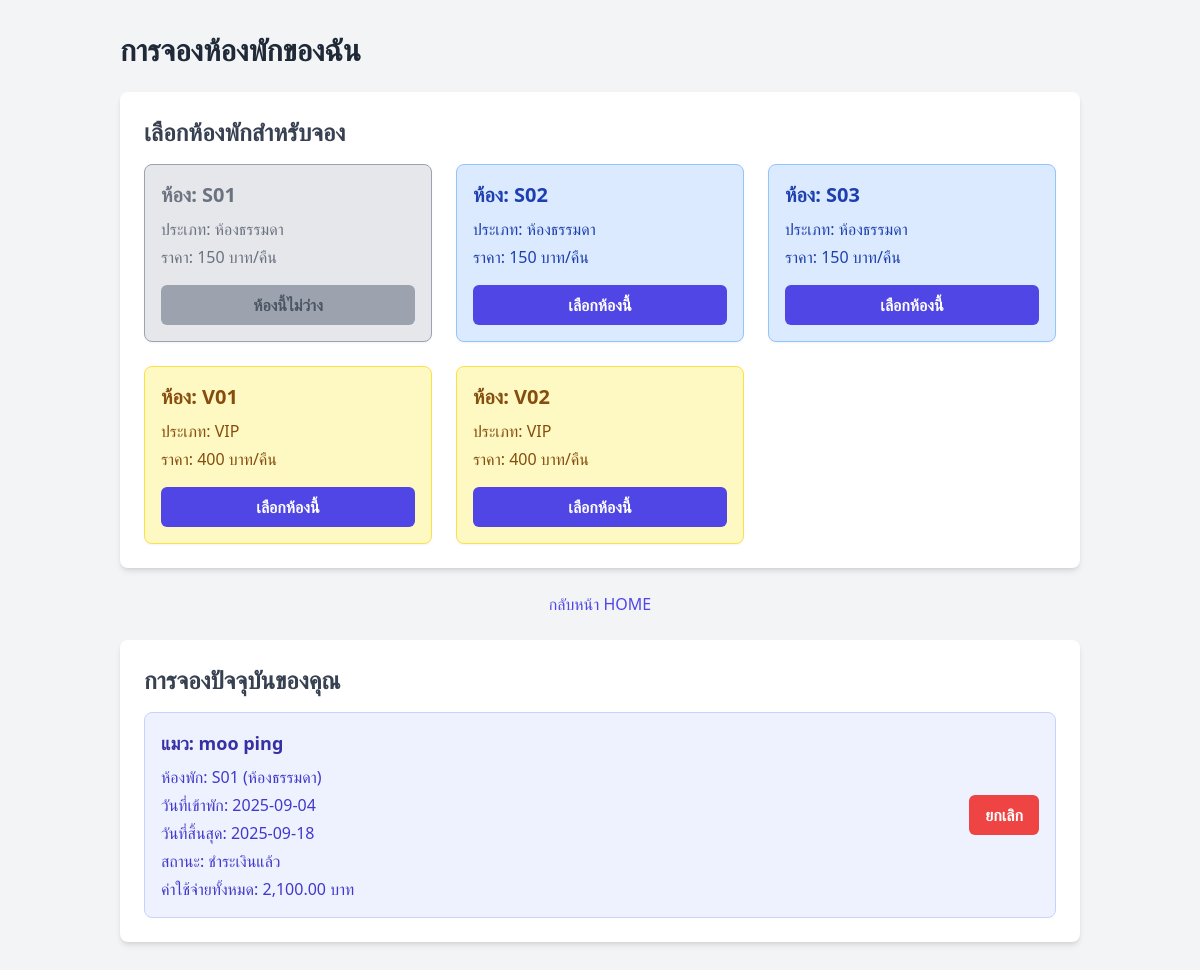
/reservations.php (signed in), run on an earlier commit of the app's database.
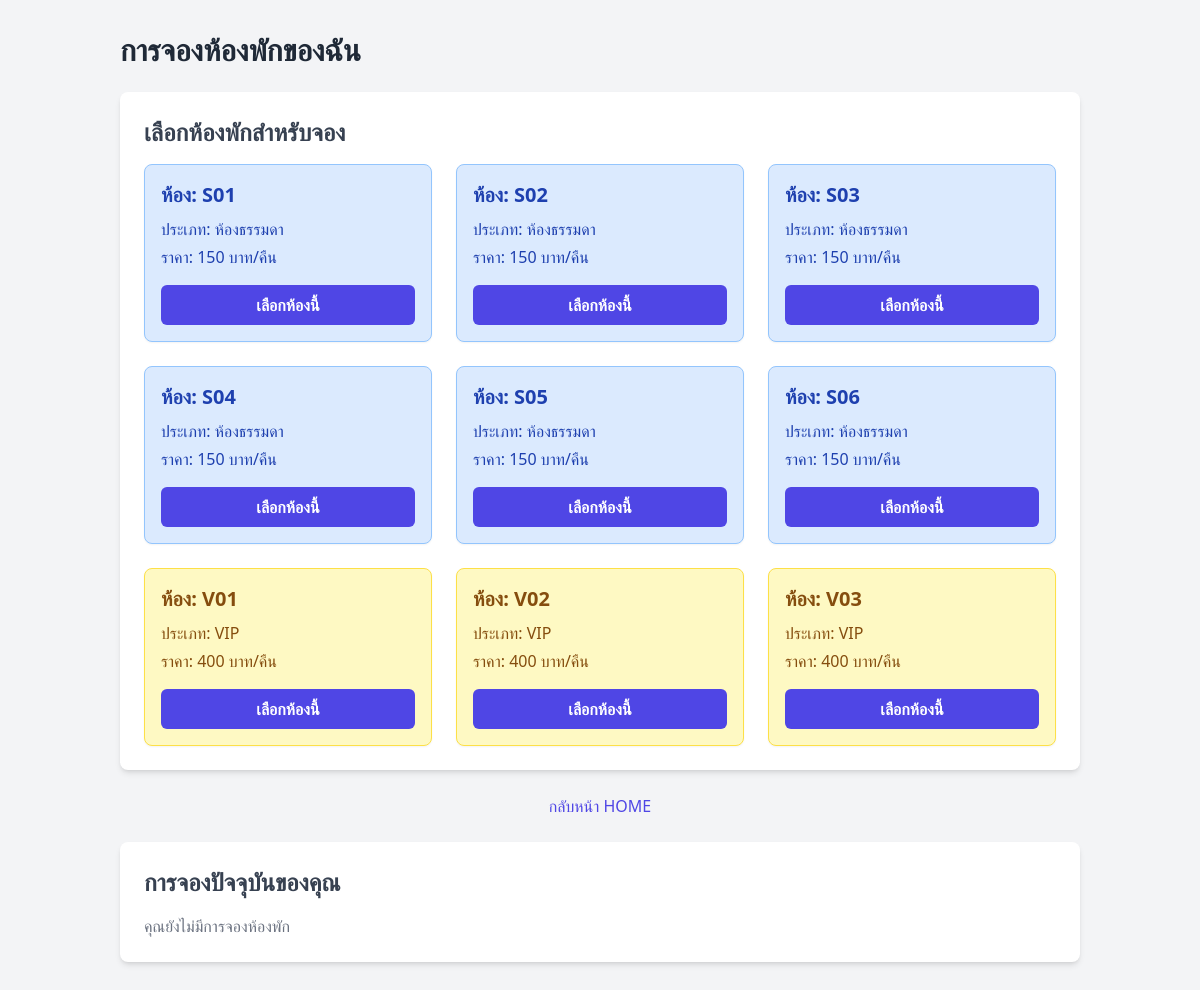
And on a later commit of the database.
### tables this page shows
CREATE TABLE `rooms` (
  `id` int(11) NOT NULL,
  `room_number` varchar(50) NOT NULL,
  `room_type` enum('standard','vip') NOT NULL,
  `status` enum('available','occupied','maintenance') NOT NULL DEFAULT 'available'
);

CREATE TABLE `reservations` (
  `id` int(11) NOT NULL,
  `customer_id` int(11) NOT NULL,
  `cat_id` int(11) NOT NULL,
  `room_id` int(11) NOT NULL,
  `date_from` date NOT NULL,
  `date_to` date NOT NULL,
  `total_cost` decimal(10,2) NOT NULL DEFAULT 0.00,
  `paid` tinyint(1) NOT NULL DEFAULT 0,
  `status` enum('pending','pending_approval','confirmed','cancelled','completed') NOT NULL DEFAULT 'pending',
  `checkin_code` varchar(10) DEFAULT NULL,
  `check_in` tinyint(1) NOT NULL DEFAULT 0,
  `check_out` tinyint(1) NOT NULL DEFAULT 0,
  `customer_name` varchar(255) NOT NULL,
  `cat_name` varchar(255) NOT NULL
);

CREATE TABLE `cats` (
  `id` int(11) NOT NULL,
  `user_id` int(11) NOT NULL,
  `name` varchar(100) NOT NULL,
  `color` varchar(50) DEFAULT NULL,
  `age` int(11) DEFAULT NULL,
  `gender` enum('male','female') NOT NULL
);

### reservations.php (the view, shortened to what this page needs)
<?php
include 'db_connect.php';
$stmt = $conn->prepare("SELECT id FROM users WHERE username=?");
$stmt->bind_param("s", $_SESSION['username']);
$stmt->execute();
$result = $stmt->get_result();
$user = $result->fetch_assoc();
$user_id = $user['id'];
$stmt = $conn->prepare("SELECT id, room_number, room_type, status FROM rooms ORDER BY room_type, room_number");
$stmt->execute();
$rooms = $stmt->get_result()->fetch_all(MYSQLI_ASSOC);
$stmt = $conn->prepare("SELECT r.*, c.name as cat_name, ro.room_number, ro.room_type FROM reservations r JOIN cats c ON r.cat_id = c.id JOIN rooms ro ON r.room_id = ro.id WHERE r.customer_id = ? ORDER BY r.date_from DESC");
$stmt->bind_param("i", $user_id);
$stmt->execute();
$result = $stmt->get_result();
$reservations = $result->fetch_all(MYSQLI_ASSOC);
?>
<!DOCTYPE html>
<html lang="th">
<head>
    <script src="https://cdn.tailwindcss.com"></script>
</head>
<body class="bg-gray-100 font-sans">
    <div class="container mx-auto p-8">
        <main>
            <h2 class="text-3xl font-bold mb-6 text-gray-800">การจองห้องพักของฉัน</h2>
            <div id="room-selection-section" class="bg-white p-6 rounded-lg shadow-md mb-6">
                <h3 class="text-2xl font-semibold mb-4 text-gray-700">เลือกห้องพักสำหรับจอง</h3>
                <div class="grid grid-cols-1 md:grid-cols-2 lg:grid-cols-3 gap-6">
                    <?php foreach ($rooms as $room): ?>
                        <div class="p-4 rounded-lg shadow-sm border
                            <?php
                                if ($room['status'] == 'occupied') {
                                    echo 'bg-gray-200 border-gray-400 text-gray-500';
                                } elseif ($room['room_type'] == 'vip') {
                                    echo 'bg-yellow-100 border-yellow-300 text-yellow-800';
                                } else {
                                    echo 'bg-blue-100 border-blue-300 text-blue-800';
                                }
                            ?>
                        ">
                            <h4 class="text-xl font-semibold">ห้อง: <?php echo htmlspecialchars($room['room_number']); ?></h4>
                            <p class="mt-2">
                                ประเภท: <span class="font-medium"><?php echo htmlspecialchars($room['room_type'] == 'standard' ? 'ห้องธรรมดา' : 'VIP'); ?></span>
                            </p>
                            <p class="mt-1">
                                ราคา: <span class="font-medium"><?php echo htmlspecialchars($room['room_type'] == 'standard' ? '150' : '400'); ?> บาท/คืน</span>
                            </p>
                            <div class="mt-4">
                                <?php if ($room['status'] == 'available'): ?>
                                    <button onclick="selectRoom(<?php echo $room['id']; ?>, '<?php echo $room['room_number']; ?>', '<?php echo $room['room_type']; ?>')" class="block w-full text-center bg-indigo-600 hover:bg-indigo-700 text-white font-bold py-2 px-4 rounded-md transition-colors duration-200">
                                        เลือกห้องนี้
                                    </button>
                                <?php else: ?>
                                    <button class="block w-full text-center bg-gray-400 text-gray-600 font-bold py-2 px-4 rounded-md cursor-not-allowed" disabled>
                                        ห้องนี้ไม่ว่าง
                                    </button>
                                <?php endif; ?>
                            </div>
                        </div>
                    <?php endforeach; ?>
                </div>
            </div>
            <a href="user_index.php" class="block text-center mt-6 text-indigo-600 hover:underline">
                กลับหน้า HOME
            </a>
            <div id="current-reservations" class="bg-white p-6 rounded-lg shadow-md mt-6">
                <h3 class="text-2xl font-semibold mb-4 text-gray-700">การจองปัจจุบันของคุณ</h3>
                <?php if (count($reservations) > 0): ?>
                    <div class="space-y-4">
                        <?php foreach($reservations as $res): ?>
                            <div class="p-4 bg-indigo-50 rounded-lg border border-indigo-200 flex justify-between items-center">
                                <div>
                                    <h5 class="text-lg font-semibold text-indigo-800 mb-2">แมว: <?php echo htmlspecialchars($res['cat_name']); ?></h5>
                                    <ul class="text-indigo-700 space-y-1">
                                        <li><span class="font-medium">ห้องพัก:</span> <?php echo htmlspecialchars($res['room_number']); ?> (<?php echo htmlspecialchars($res['room_type'] == 'standard' ? 'ห้องธรรมดา' : 'VIP'); ?>)</li>
                                        <li><span class="font-medium">วันที่เข้าพัก:</span> <?php echo htmlspecialchars($res['date_from']); ?></li>
                                        <li><span class="font-medium">วันที่สิ้นสุด:</span> <?php echo htmlspecialchars($res['date_to']); ?></li>
                                        <li><span class="font-medium">สถานะ:</span> <?php echo $res['paid'] ? 'ชำระเงินแล้ว' : 'ยังไม่ได้ชำระ'; ?></li>
                                        <li><span class="font-medium">ค่าใช้จ่ายทั้งหมด:</span> <?php echo number_format($res['total_cost'], 2); ?> บาท</li>
                                    </ul>
                                </div>
                                <form method="POST" onsubmit="return confirm('คุณแน่ใจหรือไม่ว่าต้องการยกเลิกการจองนี้?');">
                                    <button type="submit" class="bg-red-500 hover:bg-red-600 text-white font-bold py-2 px-4 rounded-md transition-colors duration-200">
                                        ยกเลิก
                                    </button>
                                </form>
                            </div>
                        <?php endforeach; ?>
                    </div>
                <?php else: ?>
                    <p class="text-gray-500">คุณยังไม่มีการจองห้องพัก</p>
                <?php endif; ?>
            </div>
        </main>
    </div>
</body>
</html>

### reservations.php (style rules this page uses)
body { font-family: 'Inter', sans-serif; background-color: #f3f4f6; }

What changed in the data, as far as the page shows it:
removed reservations: cat.name "moo ping", room.room_number "S01", room.room_type "ห้องธรรมดา", date_from "2025-09-04", date_to "2025-09-18", paid "ชำระเงินแล้ว", total_cost "2,100.00"
changed rooms (number 1 of 9 on the later page): status "ห้องนี้ไม่ว่าง" → "เลือกห้องนี้"
added rooms: room_number "S04", room_type "ห้องธรรมดา", room_type "150"
added rooms: room_number "S05", room_type "ห้องธรรมดา", room_type "150"
added rooms: room_number "S06", room_type "ห้องธรรมดา", room_type "150"
added rooms: room_number "V03", room_type "VIP", room_type "400"
Also different on the page:
text now shown: "คุณยังไม่มีการจองห้องพัก"
